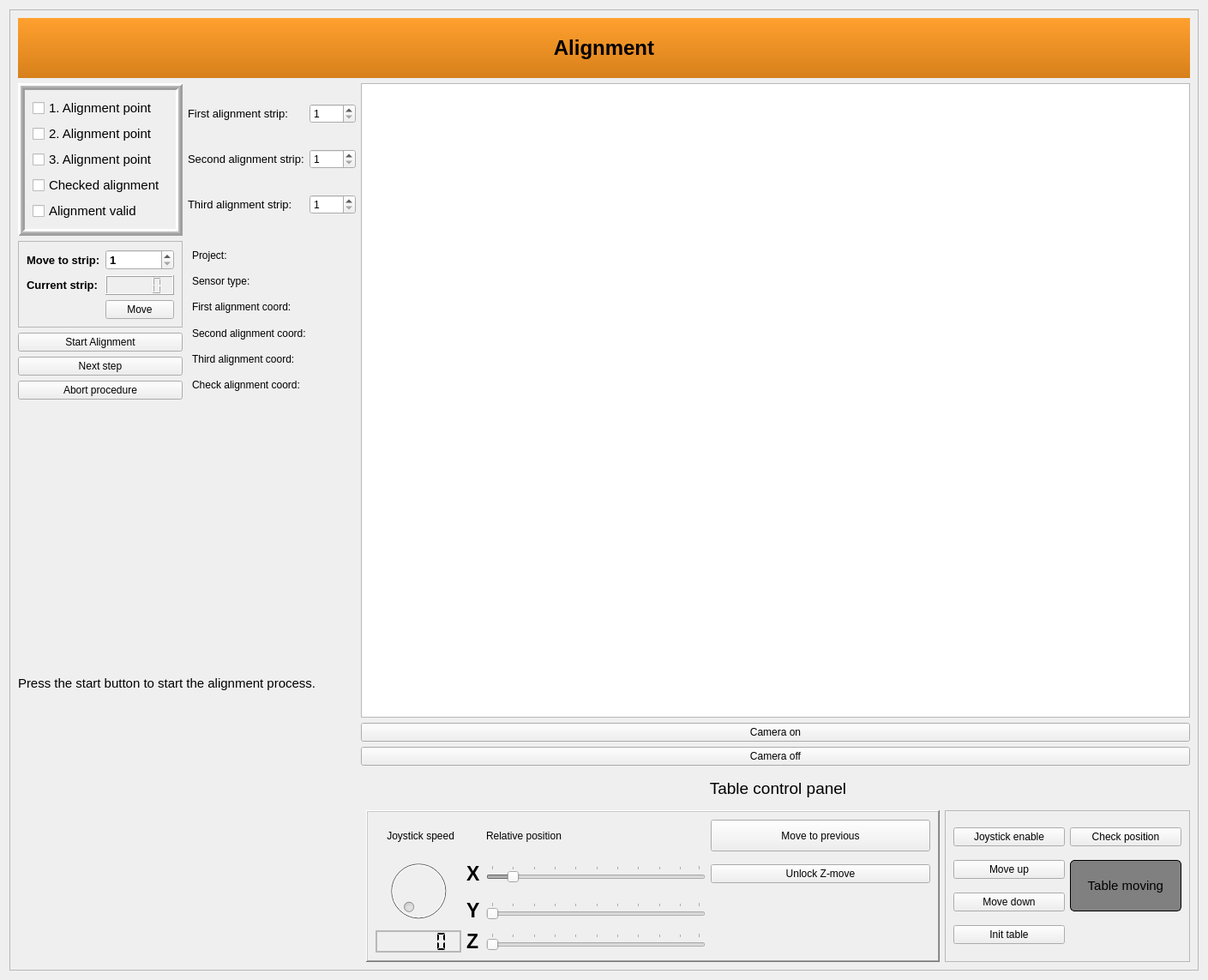
<?xml version="1.0" encoding="UTF-8"?>
<ui version="4.0">
 <class>Alignment</class>
 <widget class="QWidget" name="Alignment">
  <property name="geometry">
   <rect>
    <x>0</x>
    <y>0</y>
    <width>1409</width>
    <height>1143</height>
   </rect>
  </property>
  <property name="windowTitle">
   <string>Form</string>
  </property>
  <layout class="QGridLayout" name="gridLayout_2">
   <item row="0" column="1">
    <widget class="QFrame" name="frame">
     <property name="frameShape">
      <enum>QFrame::StyledPanel</enum>
     </property>
     <property name="frameShadow">
      <enum>QFrame::Raised</enum>
     </property>
     <layout class="QGridLayout" name="gridLayout_4">
      <item row="2" column="0">
       <widget class="QFrame" name="move_to_frame">
        <property name="minimumSize">
         <size>
          <width>0</width>
          <height>100</height>
         </size>
        </property>
        <property name="autoFillBackground">
         <bool>false</bool>
        </property>
        <property name="styleSheet">
         <string notr="true"/>
        </property>
        <property name="frameShape">
         <enum>QFrame::StyledPanel</enum>
        </property>
        <property name="frameShadow">
         <enum>QFrame::Raised</enum>
        </property>
        <layout class="QGridLayout" name="gridLayout">
         <item row="0" column="0">
          <widget class="QLabel" name="label_3">
           <property name="font">
            <font>
             <pointsize>10</pointsize>
             <weight>75</weight>
             <bold>true</bold>
            </font>
           </property>
           <property name="styleSheet">
            <string notr="true"/>
           </property>
           <property name="text">
            <string>Move to strip:</string>
           </property>
          </widget>
         </item>
         <item row="0" column="1">
          <widget class="QSpinBox" name="move_to_strip_spin">
           <property name="font">
            <font>
             <pointsize>10</pointsize>
             <weight>75</weight>
             <bold>true</bold>
            </font>
           </property>
           <property name="minimum">
            <number>1</number>
           </property>
           <property name="maximum">
            <number>3000</number>
           </property>
          </widget>
         </item>
         <item row="1" column="0">
          <widget class="QLabel" name="label_4">
           <property name="font">
            <font>
             <pointsize>10</pointsize>
             <weight>75</weight>
             <bold>true</bold>
            </font>
           </property>
           <property name="styleSheet">
            <string notr="true"/>
           </property>
           <property name="text">
            <string>Current strip:</string>
           </property>
          </widget>
         </item>
         <item row="1" column="1">
          <widget class="QLCDNumber" name="current_strip_lcdNumber"/>
         </item>
         <item row="2" column="1">
          <widget class="QPushButton" name="move_to_strip_button">
           <property name="text">
            <string>Move</string>
           </property>
          </widget>
         </item>
        </layout>
       </widget>
      </item>
      <item row="1" column="1">
       <layout class="QGridLayout" name="gridLayout_3">
        <item row="0" column="1">
         <widget class="QSpinBox" name="ref_1">
          <property name="minimum">
           <number>1</number>
          </property>
          <property name="maximum">
           <number>3000</number>
          </property>
         </widget>
        </item>
        <item row="1" column="1">
         <widget class="QSpinBox" name="ref_2">
          <property name="minimum">
           <number>1</number>
          </property>
          <property name="maximum">
           <number>3000</number>
          </property>
         </widget>
        </item>
        <item row="1" column="0">
         <widget class="QLabel" name="label_8">
          <property name="font">
           <font>
            <pointsize>10</pointsize>
           </font>
          </property>
          <property name="text">
           <string>Second alignment strip:</string>
          </property>
         </widget>
        </item>
        <item row="0" column="0">
         <widget class="QLabel" name="label_7">
          <property name="font">
           <font>
            <pointsize>10</pointsize>
           </font>
          </property>
          <property name="text">
           <string>First alignment strip:</string>
          </property>
         </widget>
        </item>
        <item row="2" column="0">
         <widget class="QLabel" name="label_9">
          <property name="font">
           <font>
            <pointsize>10</pointsize>
           </font>
          </property>
          <property name="text">
           <string>Third alignment strip:</string>
          </property>
         </widget>
        </item>
        <item row="2" column="1">
         <widget class="QSpinBox" name="ref_3">
          <property name="minimum">
           <number>1</number>
          </property>
          <property name="maximum">
           <number>3000</number>
          </property>
         </widget>
        </item>
       </layout>
      </item>
      <item row="1" column="0">
       <widget class="QFrame" name="checkbox_fame">
        <property name="enabled">
         <bool>true</bool>
        </property>
        <property name="maximumSize">
         <size>
          <width>16777215</width>
          <height>300</height>
         </size>
        </property>
        <property name="autoFillBackground">
         <bool>true</bool>
        </property>
        <property name="frameShape">
         <enum>QFrame::Box</enum>
        </property>
        <property name="frameShadow">
         <enum>QFrame::Raised</enum>
        </property>
        <property name="lineWidth">
         <number>3</number>
        </property>
        <property name="midLineWidth">
         <number>2</number>
        </property>
        <layout class="QVBoxLayout" name="verticalLayout">
         <item>
          <widget class="QCheckBox" name="ali_0">
           <property name="enabled">
            <bool>true</bool>
           </property>
           <property name="font">
            <font>
             <pointsize>11</pointsize>
            </font>
           </property>
           <property name="mouseTracking">
            <bool>false</bool>
           </property>
           <property name="styleSheet">
            <string notr="true"/>
           </property>
           <property name="text">
            <string>1. Alignment point</string>
           </property>
           <property name="checkable">
            <bool>true</bool>
           </property>
          </widget>
         </item>
         <item>
          <widget class="QCheckBox" name="ali_1">
           <property name="enabled">
            <bool>true</bool>
           </property>
           <property name="font">
            <font>
             <pointsize>11</pointsize>
            </font>
           </property>
           <property name="styleSheet">
            <string notr="true"/>
           </property>
           <property name="text">
            <string>2. Alignment point</string>
           </property>
           <property name="checkable">
            <bool>true</bool>
           </property>
          </widget>
         </item>
         <item>
          <widget class="QCheckBox" name="ali_2">
           <property name="enabled">
            <bool>true</bool>
           </property>
           <property name="font">
            <font>
             <pointsize>11</pointsize>
            </font>
           </property>
           <property name="styleSheet">
            <string notr="true"/>
           </property>
           <property name="text">
            <string>3. Alignment point</string>
           </property>
           <property name="checkable">
            <bool>true</bool>
           </property>
          </widget>
         </item>
         <item>
          <widget class="QCheckBox" name="ali_3">
           <property name="enabled">
            <bool>true</bool>
           </property>
           <property name="font">
            <font>
             <pointsize>11</pointsize>
            </font>
           </property>
           <property name="styleSheet">
            <string notr="true"/>
           </property>
           <property name="text">
            <string>Checked alignment</string>
           </property>
           <property name="checkable">
            <bool>true</bool>
           </property>
          </widget>
         </item>
         <item>
          <widget class="QCheckBox" name="ali_4">
           <property name="enabled">
            <bool>true</bool>
           </property>
           <property name="font">
            <font>
             <pointsize>11</pointsize>
            </font>
           </property>
           <property name="styleSheet">
            <string notr="true"/>
           </property>
           <property name="text">
            <string>Alignment valid</string>
           </property>
           <property name="checkable">
            <bool>true</bool>
           </property>
          </widget>
         </item>
        </layout>
       </widget>
      </item>
      <item row="4" column="0">
       <widget class="QPushButton" name="nextstep_btn">
        <property name="text">
         <string>Next step</string>
        </property>
       </widget>
      </item>
      <item row="6" column="0" rowspan="9" colspan="2">
       <widget class="QLabel" name="what_to_do_text">
        <property name="minimumSize">
         <size>
          <width>0</width>
          <height>250</height>
         </size>
        </property>
        <property name="font">
         <font>
          <pointsize>11</pointsize>
         </font>
        </property>
        <property name="text">
         <string>Press the start button to start the alignment process.</string>
        </property>
        <property name="textFormat">
         <enum>Qt::PlainText</enum>
        </property>
        <property name="wordWrap">
         <bool>true</bool>
        </property>
        <property name="margin">
         <number>11</number>
        </property>
       </widget>
      </item>
      <item row="1" column="2" rowspan="11" colspan="2">
       <layout class="QGridLayout" name="camera_layout">
        <item row="2" column="0">
         <widget class="QPushButton" name="camera_off_Button">
          <property name="text">
           <string>Camera off</string>
          </property>
         </widget>
        </item>
        <item row="1" column="0">
         <widget class="QPushButton" name="camera_on_Button">
          <property name="text">
           <string>Camera on</string>
          </property>
         </widget>
        </item>
        <item row="0" column="0">
         <widget class="QGraphicsView" name="camera_widget"/>
        </item>
       </layout>
      </item>
      <item row="2" column="1" rowspan="4">
       <layout class="QVBoxLayout" name="overview_layout">
        <property name="leftMargin">
         <number>5</number>
        </property>
        <property name="topMargin">
         <number>5</number>
        </property>
        <property name="rightMargin">
         <number>5</number>
        </property>
        <property name="bottomMargin">
         <number>5</number>
        </property>
        <item>
         <widget class="QLabel" name="project">
          <property name="font">
           <font>
            <pointsize>9</pointsize>
           </font>
          </property>
          <property name="text">
           <string>Project:</string>
          </property>
         </widget>
        </item>
        <item>
         <widget class="QLabel" name="sensortype">
          <property name="font">
           <font>
            <pointsize>9</pointsize>
           </font>
          </property>
          <property name="text">
           <string>Sensor type:</string>
          </property>
         </widget>
        </item>
        <item>
         <widget class="QLabel" name="first_co_label">
          <property name="font">
           <font>
            <pointsize>9</pointsize>
           </font>
          </property>
          <property name="text">
           <string>First alignment coord:</string>
          </property>
         </widget>
        </item>
        <item>
         <widget class="QLabel" name="second_co_label">
          <property name="font">
           <font>
            <pointsize>9</pointsize>
           </font>
          </property>
          <property name="text">
           <string>Second alignment coord:</string>
          </property>
         </widget>
        </item>
        <item>
         <widget class="QLabel" name="third_co_label">
          <property name="font">
           <font>
            <pointsize>9</pointsize>
           </font>
          </property>
          <property name="text">
           <string>Third alignment coord:</string>
          </property>
         </widget>
        </item>
        <item>
         <widget class="QLabel" name="check_co_label">
          <property name="font">
           <font>
            <pointsize>9</pointsize>
           </font>
          </property>
          <property name="text">
           <string>Check alignment coord:</string>
          </property>
         </widget>
        </item>
       </layout>
      </item>
      <item row="5" column="0">
       <widget class="QPushButton" name="abort_btn">
        <property name="text">
         <string>Abort procedure</string>
        </property>
       </widget>
      </item>
      <item row="3" column="0">
       <widget class="QPushButton" name="StartAlignment_btn">
        <property name="text">
         <string>Start Alignment</string>
        </property>
       </widget>
      </item>
      <item row="12" column="3" rowspan="3">
       <layout class="QGridLayout" name="table_layout">
        <item row="1" column="0">
         <widget class="QFrame" name="table_frame">
          <property name="enabled">
           <bool>true</bool>
          </property>
          <property name="minimumSize">
           <size>
            <width>0</width>
            <height>0</height>
           </size>
          </property>
          <property name="styleSheet">
           <string notr="true"/>
          </property>
          <property name="frameShape">
           <enum>QFrame::WinPanel</enum>
          </property>
          <property name="frameShadow">
           <enum>QFrame::Raised</enum>
          </property>
          <property name="lineWidth">
           <number>2</number>
          </property>
          <property name="midLineWidth">
           <number>2</number>
          </property>
          <layout class="QGridLayout" name="gridLayout_5">
           <item row="3" column="3">
            <widget class="QLabel" name="chevron_up">
             <property name="font">
              <font>
               <pointsize>8</pointsize>
              </font>
             </property>
             <property name="text">
              <string/>
             </property>
             <property name="pixmap">
              <pixmap resource="../images/svg_resources.qrc">:/up_chevron/chevron_up.svg</pixmap>
             </property>
             <property name="scaledContents">
              <bool>true</bool>
             </property>
            </widget>
           </item>
           <item row="3" column="1">
            <widget class="QLabel" name="Y_label">
             <property name="font">
              <font>
               <pointsize>17</pointsize>
               <weight>75</weight>
               <bold>true</bold>
              </font>
             </property>
             <property name="text">
              <string>Y</string>
             </property>
            </widget>
           </item>
           <item row="4" column="2">
            <widget class="QSlider" name="z_move">
             <property name="enabled">
              <bool>false</bool>
             </property>
             <property name="orientation">
              <enum>Qt::Horizontal</enum>
             </property>
             <property name="tickPosition">
              <enum>QSlider::TicksAbove</enum>
             </property>
             <property name="tickInterval">
              <number>10</number>
             </property>
            </widget>
           </item>
           <item row="3" column="2">
            <widget class="QSlider" name="y_move">
             <property name="enabled">
              <bool>false</bool>
             </property>
             <property name="orientation">
              <enum>Qt::Horizontal</enum>
             </property>
             <property name="tickPosition">
              <enum>QSlider::TicksAbove</enum>
             </property>
             <property name="tickInterval">
              <number>10</number>
             </property>
            </widget>
           </item>
           <item row="4" column="1">
            <widget class="QLabel" name="Z_label">
             <property name="font">
              <font>
               <pointsize>17</pointsize>
               <weight>75</weight>
               <bold>true</bold>
              </font>
             </property>
             <property name="text">
              <string>Z</string>
             </property>
            </widget>
           </item>
           <item row="2" column="2">
            <widget class="QSlider" name="x_move">
             <property name="enabled">
              <bool>false</bool>
             </property>
             <property name="minimum">
              <number>0</number>
             </property>
             <property name="maximum">
              <number>99</number>
             </property>
             <property name="value">
              <number>10</number>
             </property>
             <property name="tracking">
              <bool>true</bool>
             </property>
             <property name="orientation">
              <enum>Qt::Horizontal</enum>
             </property>
             <property name="tickPosition">
              <enum>QSlider::TicksAbove</enum>
             </property>
             <property name="tickInterval">
              <number>10</number>
             </property>
            </widget>
           </item>
           <item row="2" column="1">
            <widget class="QLabel" name="X_label">
             <property name="font">
              <font>
               <pointsize>17</pointsize>
               <weight>75</weight>
               <bold>true</bold>
              </font>
             </property>
             <property name="text">
              <string>X</string>
             </property>
            </widget>
           </item>
           <item row="2" column="0" rowspan="2">
            <widget class="QDial" name="Table_speed">
             <property name="enabled">
              <bool>false</bool>
             </property>
             <property name="minimumSize">
              <size>
               <width>80</width>
               <height>80</height>
              </size>
             </property>
             <property name="minimum">
              <number>0</number>
             </property>
             <property name="maximum">
              <number>100</number>
             </property>
            </widget>
           </item>
           <item row="1" column="3">
            <widget class="QPushButton" name="got_to_previous">
             <property name="sizePolicy">
              <sizepolicy hsizetype="MinimumExpanding" vsizetype="MinimumExpanding">
               <horstretch>0</horstretch>
               <verstretch>0</verstretch>
              </sizepolicy>
             </property>
             <property name="minimumSize">
              <size>
               <width>0</width>
               <height>0</height>
              </size>
             </property>
             <property name="text">
              <string>Move to previous</string>
             </property>
            </widget>
           </item>
           <item row="4" column="3">
            <widget class="QLabel" name="chevron_down">
             <property name="font">
              <font>
               <pointsize>7</pointsize>
              </font>
             </property>
             <property name="text">
              <string/>
             </property>
             <property name="textFormat">
              <enum>Qt::RichText</enum>
             </property>
             <property name="pixmap">
              <pixmap resource="../images/svg_resources.qrc">:/down_chevron/chevron_down.svg</pixmap>
             </property>
             <property name="scaledContents">
              <bool>true</bool>
             </property>
            </widget>
           </item>
           <item row="4" column="0">
            <widget class="QLCDNumber" name="Table_speed_indicator">
             <property name="lineWidth">
              <number>0</number>
             </property>
             <property name="midLineWidth">
              <number>2</number>
             </property>
             <property name="smallDecimalPoint">
              <bool>true</bool>
             </property>
             <property name="segmentStyle">
              <enum>QLCDNumber::Flat</enum>
             </property>
             <property name="value" stdset="0">
              <double>0.000000000000000</double>
             </property>
            </widget>
           </item>
           <item row="2" column="3">
            <widget class="QPushButton" name="unlock_Z">
             <property name="minimumSize">
              <size>
               <width>130</width>
               <height>0</height>
              </size>
             </property>
             <property name="text">
              <string>Unlock Z-move</string>
             </property>
             <property name="checkable">
              <bool>true</bool>
             </property>
            </widget>
           </item>
           <item row="1" column="2">
            <widget class="QLabel" name="relative_position_label">
             <property name="text">
              <string>Relative position</string>
             </property>
            </widget>
           </item>
           <item row="1" column="0">
            <widget class="QLabel" name="Rpoly_val">
             <property name="text">
              <string>    Joystick speed</string>
             </property>
            </widget>
           </item>
          </layout>
         </widget>
        </item>
        <item row="1" column="1">
         <widget class="QFrame" name="Buttons_frame">
          <property name="frameShape">
           <enum>QFrame::StyledPanel</enum>
          </property>
          <property name="frameShadow">
           <enum>QFrame::Raised</enum>
          </property>
          <layout class="QGridLayout" name="gridLayout_6">
           <item row="0" column="0">
            <widget class="QPushButton" name="Enable_table">
             <property name="minimumSize">
              <size>
               <width>130</width>
               <height>0</height>
              </size>
             </property>
             <property name="text">
              <string>Joystick enable</string>
             </property>
             <property name="checkable">
              <bool>true</bool>
             </property>
             <property name="checked">
              <bool>false</bool>
             </property>
            </widget>
           </item>
           <item row="2" column="0">
            <widget class="QPushButton" name="move_down_button">
             <property name="minimumSize">
              <size>
               <width>130</width>
               <height>0</height>
              </size>
             </property>
             <property name="text">
              <string>Move down</string>
             </property>
             <property name="checkable">
              <bool>true</bool>
             </property>
             <property name="checked">
              <bool>false</bool>
             </property>
            </widget>
           </item>
           <item row="1" column="1" rowspan="2">
            <widget class="QLabel" name="table_ind">
             <property name="font">
              <font>
               <pointsize>11</pointsize>
              </font>
             </property>
             <property name="layoutDirection">
              <enum>Qt::LeftToRight</enum>
             </property>
             <property name="autoFillBackground">
              <bool>false</bool>
             </property>
             <property name="styleSheet">
              <string notr="true">border: 1px solid black;
border-radius: 5px;
background-color: grey;</string>
             </property>
             <property name="frameShape">
              <enum>QFrame::Box</enum>
             </property>
             <property name="frameShadow">
              <enum>QFrame::Raised</enum>
             </property>
             <property name="text">
              <string> Table moving </string>
             </property>
             <property name="alignment">
              <set>Qt::AlignCenter</set>
             </property>
            </widget>
           </item>
           <item row="0" column="1">
            <widget class="QPushButton" name="check_position">
             <property name="minimumSize">
              <size>
               <width>130</width>
               <height>0</height>
              </size>
             </property>
             <property name="text">
              <string>Check position</string>
             </property>
            </widget>
           </item>
           <item row="1" column="0">
            <widget class="QPushButton" name="move_up_button">
             <property name="minimumSize">
              <size>
               <width>130</width>
               <height>0</height>
              </size>
             </property>
             <property name="text">
              <string>Move up</string>
             </property>
             <property name="checkable">
              <bool>true</bool>
             </property>
             <property name="checked">
              <bool>false</bool>
             </property>
            </widget>
           </item>
           <item row="3" column="0">
            <widget class="QPushButton" name="init_table_Button">
             <property name="text">
              <string>Init table</string>
             </property>
            </widget>
           </item>
          </layout>
         </widget>
        </item>
        <item row="0" column="0" colspan="2">
         <widget class="QLabel" name="Tablecontrolpanellabel">
          <property name="minimumSize">
           <size>
            <width>0</width>
            <height>40</height>
           </size>
          </property>
          <property name="font">
           <font>
            <pointsize>14</pointsize>
           </font>
          </property>
          <property name="text">
           <string>Table control panel</string>
          </property>
          <property name="alignment">
           <set>Qt::AlignCenter</set>
          </property>
         </widget>
        </item>
       </layout>
      </item>
      <item row="0" column="0" colspan="4">
       <widget class="QLabel" name="label_2">
        <property name="font">
         <font>
          <pointsize>18</pointsize>
          <weight>75</weight>
          <bold>true</bold>
         </font>
        </property>
        <property name="styleSheet">
         <string notr="true">background-color: QLinearGradient( x1: 0, y1: 0, x2: 0, y2: 1, stop: 0 #ffa02f, stop: 1 #d7801a);</string>
        </property>
        <property name="text">
         <string>Alignment</string>
        </property>
        <property name="alignment">
         <set>Qt::AlignCenter</set>
        </property>
       </widget>
      </item>
     </layout>
    </widget>
   </item>
  </layout>
 </widget>
 <resources>
  <include location="../images/svg_resources.qrc"/>
 </resources>
 <connections/>
</ui>
